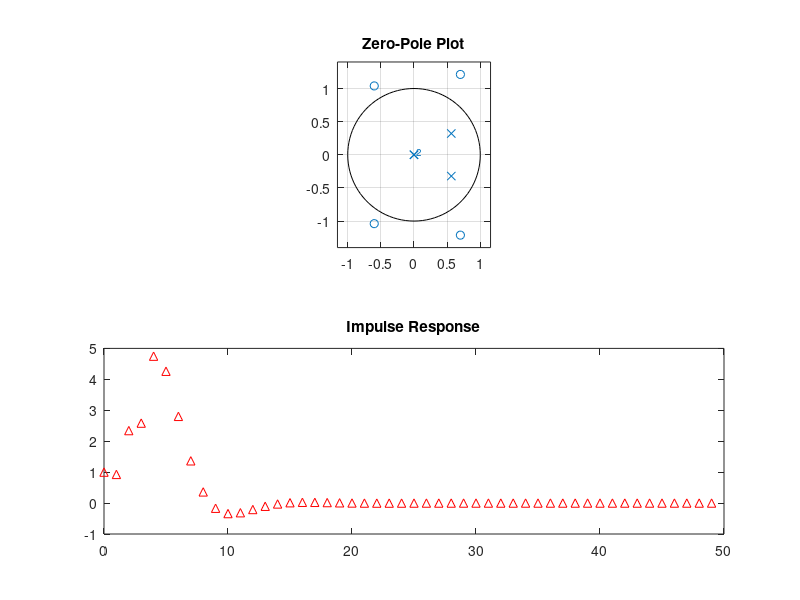
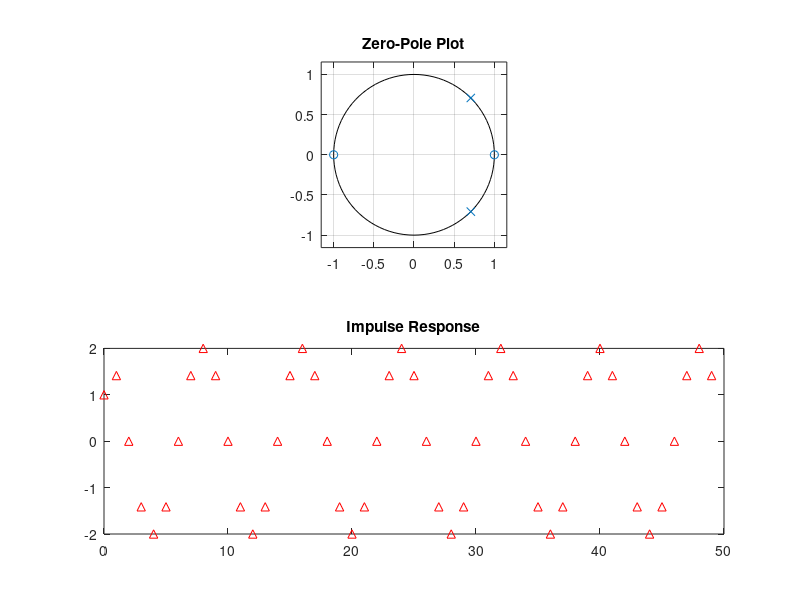
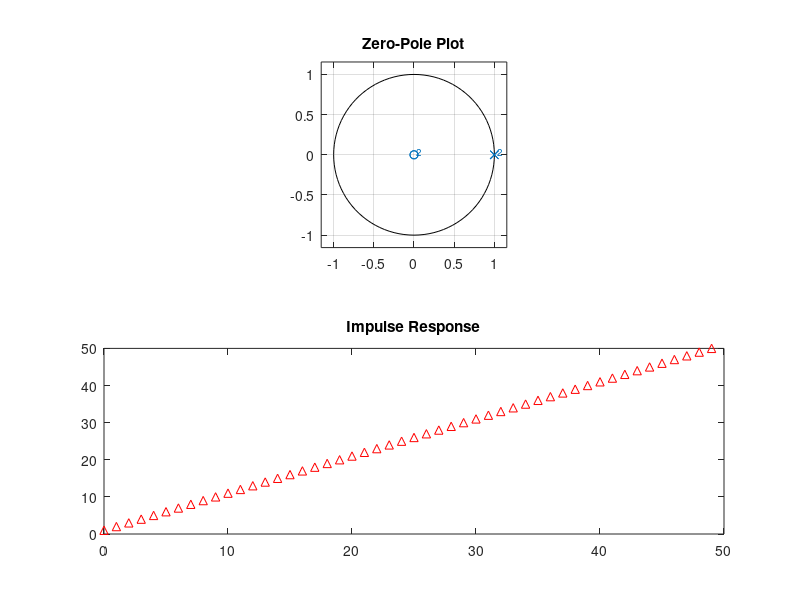

Write MATLAB code to recreate these figures, in order.
clear;
close all;
%Lab 3:Transfer function synthesis and stability
z = [1.4*exp(1i*pi/3); 1.4*exp(-1i*pi/3); 1.2*exp(2i*pi/3); 1.2*exp(-2i*pi/3)];
p = [0; 0; 0.7*exp(-1i*pi/6); 0.6*exp(1i*pi/6)];
[b,a] = zp2tf(z,p,1);
figure(1);
title('First Plot');
subplot(2,1,1);
zplane(b,a)
title('Zero-Pole Plot');
subplot(2,1,2);
impz(b,a,50);
title('Impulse Response');


z = [1 ; -1];
p = [exp(-1i*pi/4); exp(1i*pi/4)];
[b,a] = zp2tf(z,p,1);
figure(2);
title('Second Plot');
subplot(2,1,1);
zplane(b,a)
title('Zero-Pole Plot');
subplot(2,1,2);
impz(b,a,50);
title('Impulse Response');


z = [0 ; 0];
p = [1; 1];
[b,a] = zp2tf(z,p,1);
figure(3);
title('Third Plot');
subplot(2,1,1);
zplane(b,a)
title('Zero-Pole Plot');
subplot(2,1,2);
impz(b,a,50);
title('Impulse Response');